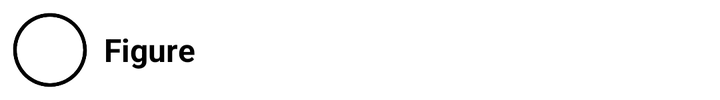
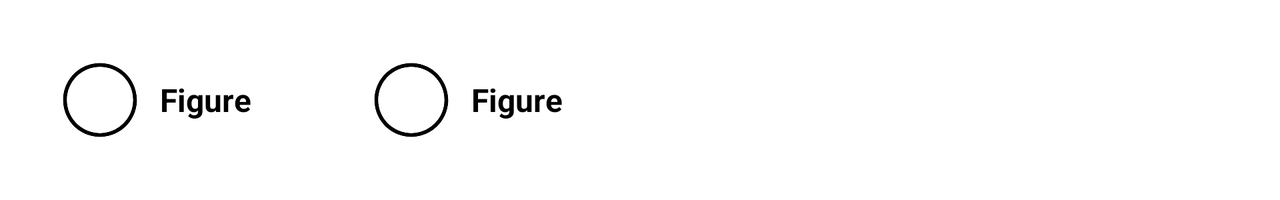

One screen, two layout resources from the same app: the default and the repository's alternative for another configuration. Each is rendered where Android would select it; the XML of both is given below.
<!-- AndroidManifest.xml: application theme Theme.AndroidMentoringProgram -->
<!-- res/layout/recycler_view_item_layout.xml -->
<?xml version="1.0" encoding="utf-8"?>
<LinearLayout
    xmlns:android="http://schemas.android.com/apk/res/android"
    xmlns:tools="http://schemas.android.com/tools"
    android:layout_width="match_parent"
    android:layout_height="wrap_content"
    android:orientation="horizontal"
    android:layout_gravity="center"
    android:layout_margin="5dp">

    <ImageView
        android:id="@+id/rcViewItemImage"
        android:layout_width="40dp"
        android:layout_height="40dp"
        tools:src="@drawable/circle"/>

    <TextView
        android:id="@+id/rcViewItemText"
        android:layout_width="wrap_content"
        android:layout_height="wrap_content"
        android:layout_gravity="center"
        android:layout_marginStart="7dp"
        android:textColor="@color/black"
        android:textSize="16sp"
        android:textStyle="bold"
        tools:text="@string/rcView_item_string"/>

</LinearLayout>
<!-- resources referenced by this layout -->
<resources>
  <color name="black">#FF000000</color>
  <!-- drawable circle: png bitmap (drawable, 12953 bytes) -->
  <string name="rcView_item_string">Figure</string>
  <style name="Theme.AndroidMentoringProgram" parent="Theme.MaterialComponents.DayNight.DarkActionBar">
          
          <item name="colorPrimary">@color/purple_500</item>
          <item name="colorPrimaryVariant">@color/purple_700</item>
          <item name="colorOnPrimary">@color/white</item>
          
          <item name="colorSecondary">@color/teal_200</item>
          <item name="colorSecondaryVariant">@color/teal_700</item>
          <item name="colorOnSecondary">@color/black</item>
          
          <item name="android:statusBarColor" tools:targetApi="l">?attr/colorPrimaryVariant</item>
          
      </style>
  <color name="purple_500">#FF6200EE</color>
  <color name="purple_700">#FF3700B3</color>
  <color name="white">#FFFFFFFF</color>
  <color name="teal_200">#FF03DAC5</color>
  <color name="teal_700">#FF018786</color>
</resources>
<!-- res/layout-land/recycler_view_item_layout.xml (the repository's variant of the layout above) -->
<!-- drawn on the phone turned sideways -->
<?xml version="1.0" encoding="utf-8"?>
<GridLayout
    xmlns:android="http://schemas.android.com/apk/res/android"
    xmlns:tools="http://schemas.android.com/tools"
    android:layout_width="match_parent"
    android:layout_height="wrap_content"
    android:orientation="horizontal"
    android:columnCount="2">

    <LinearLayout
        android:layout_margin="30dp"
        android:layout_width="wrap_content"
        android:layout_height="wrap_content">

        <ImageView
            android:id="@+id/rcViewItemImage"
            android:layout_width="40dp"
            android:layout_height="40dp"
            tools:src="@drawable/circle"/>

        <TextView
            android:id="@+id/rcViewItemText"
            android:layout_gravity="center"
            android:layout_marginStart="10dp"
            android:layout_width="wrap_content"
            android:layout_height="wrap_content"
            android:textColor="@color/black"
            android:textSize="16sp"
            android:textStyle="bold"
            tools:text="@string/rcView_item_string"/>
    </LinearLayout>

    <LinearLayout
        android:layout_margin="30dp"
        android:layout_width="wrap_content"
        android:layout_height="wrap_content">

        <ImageView
            android:id="@+id/rcViewItemImage2"
            android:layout_width="40dp"
            android:layout_height="40dp"
            tools:src="@drawable/circle"/>

        <TextView
            android:id="@+id/rcViewItemText2"
            android:layout_gravity="center"
            android:layout_marginStart="10dp"
            android:layout_width="wrap_content"
            android:layout_height="wrap_content"
            android:textColor="@color/black"
            android:textSize="16sp"
            android:textStyle="bold"
            tools:text="@string/rcView_item_string"/>
    </LinearLayout>

</GridLayout>
